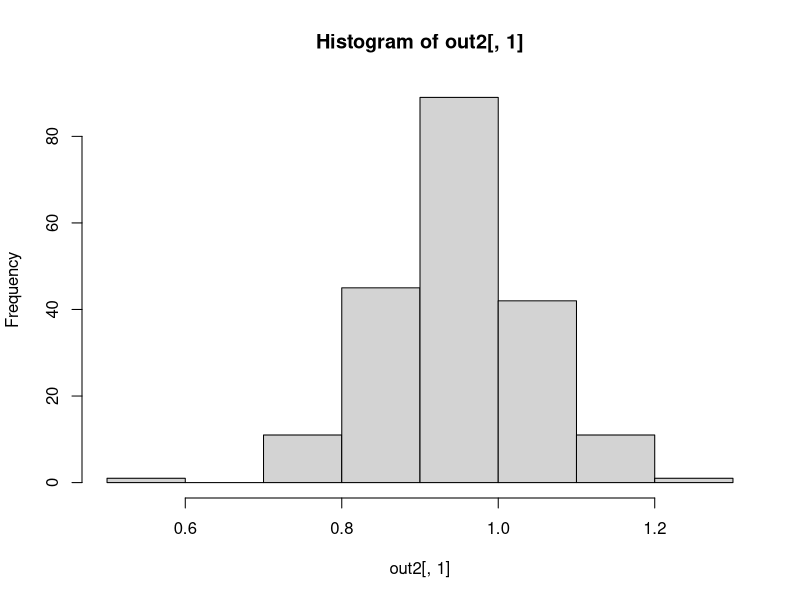
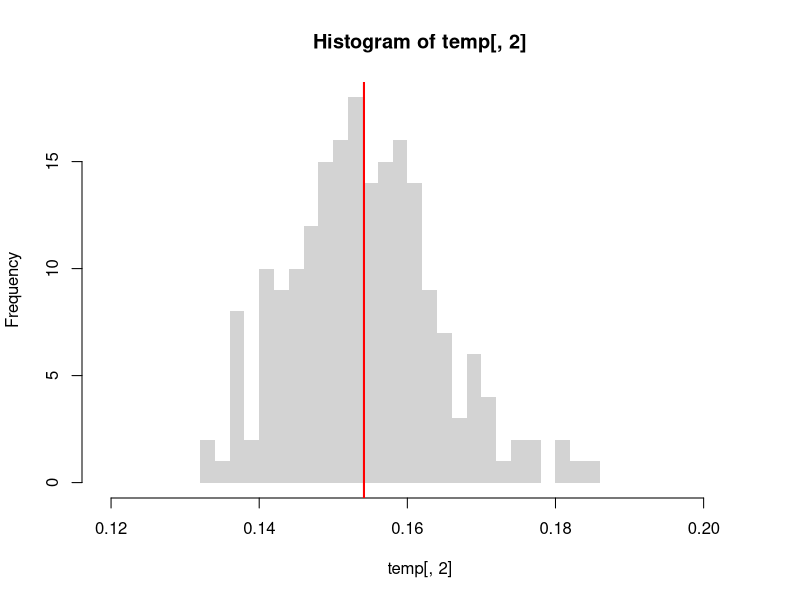
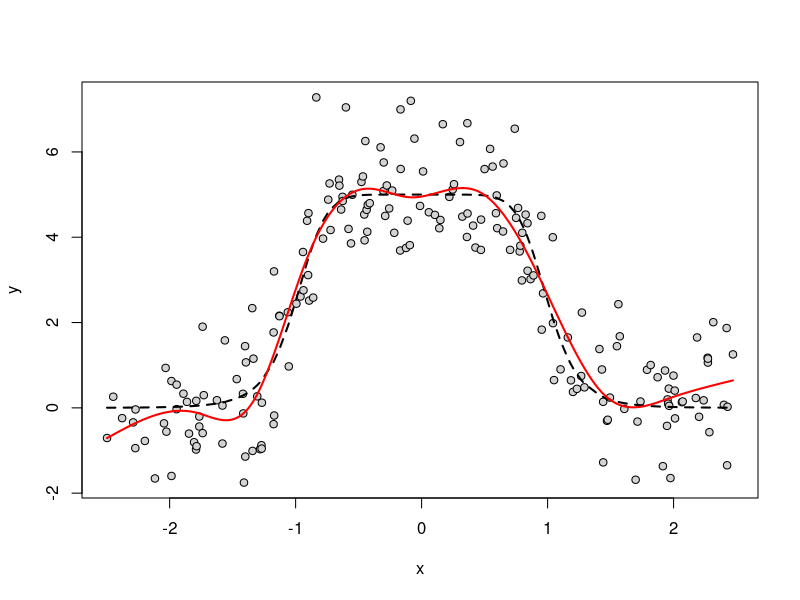
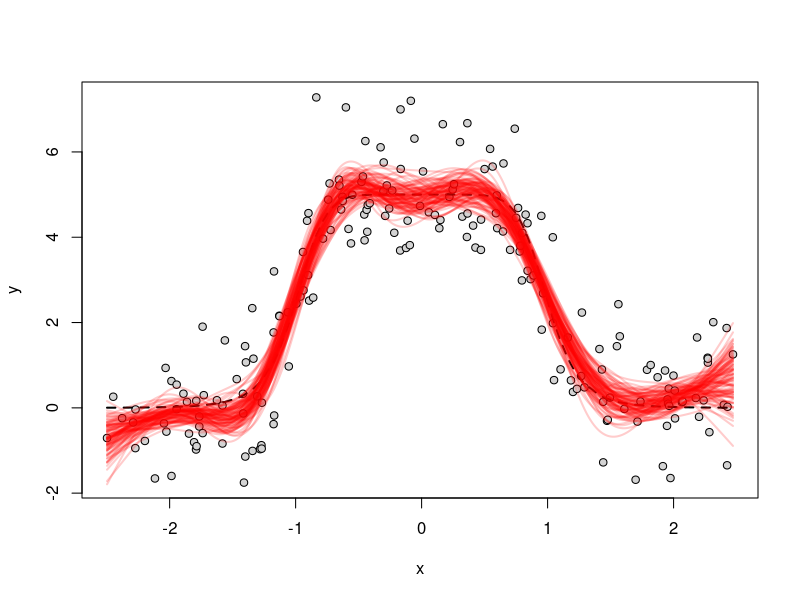
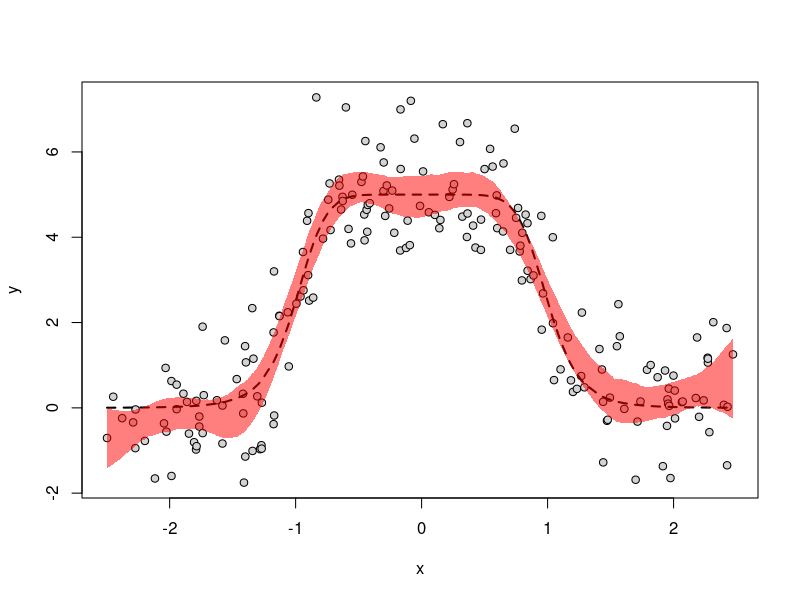
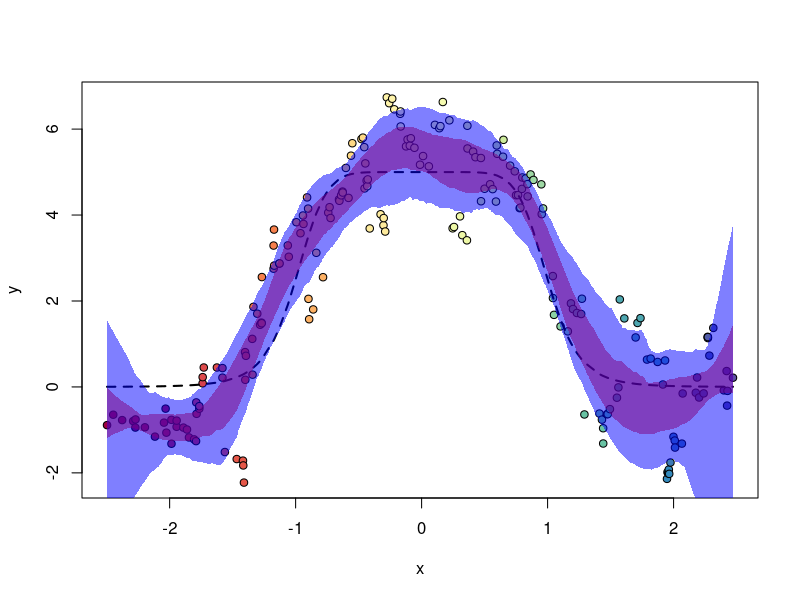
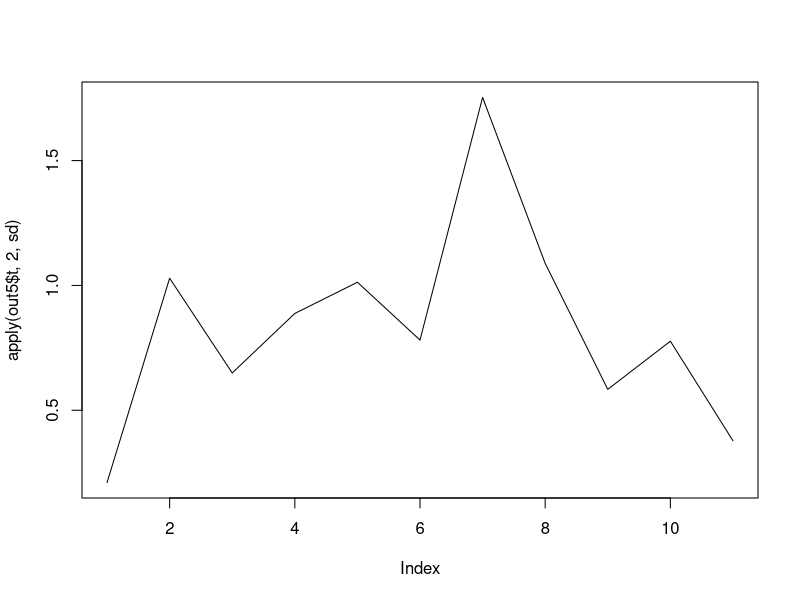

These figures' R source, in order:
#===============================================================================
# AEM 6850
# Resampling techniques
#===============================================================================

# bootstrap is good for capturing the uncertainty in data
# cross validation is good for prediction (model selection)
# 5. is for robustness tests

# = = = = = = = = = = = = = = = = = = = = = = = = = = = = = = = = = = = = = = =
# 1). Preliminary -----
# = = = = = = = = = = = = = = = = = = = = = = = = = = = = = = = = = = = = = = =

# Clean up workspace and load or install necessary packages if necessary
  rm(list=ls())
  want <- c("RColorBrewer","splines", "boot")
  need <- want[!(want %in% installed.packages()[,"Package"])]
  if (length(need)) install.packages(need)
  lapply(want, function(i) require(i, character.only=TRUE))
  rm(want, need)

# = = = = = = = = = = = = = = = = = = = = = = = = = = = = = = = = = = = = = = =
# 2). Main code -----
# = = = = = = = = = = = = = = = = = = = = = = = = = = = = = = = = = = = = = = =

# 1. Bootstrapping confidence interval -----

# "Pull yourself up by your bootstraps" is an idiomatic expression meaning that
# you will have to undertake a seemingly impossible challenge without outside
# assistance. In statistics "bootstrapping" has a similar connotation: you are
# basically going to learn about the population from which you obtained a sample
# without actually getting your hands on the population, just dealing with the
# sample you have in your hands.

# The idea behind a bootstrap is to treat the sample like the population
# and to generate "resampled" samples from your sample many times (bootstrapped
# samples) and analyze the distribution of those new sample statistics.

# Bootstrapping is the process of obtaining (via random sampling with replacement)
# multiple sub-samples from the original sample (same size), and then calculating
# sampling distributions of specific sample statistics using this new collection
# of resampled (bootstrapped) samples.

# Reshuffle the sample **WITH** replacement (some values may be repeated)

# Boostrapping is particularly useful when you have to compute the SEs of a complicated
# statistic and you don't have a tractable way of computing it analytically.

# You can use bootstrapping techniques in a regression context. Similarly,
# the idea is to think your dataset as a sample of a broader population. So the
# simplest bootstrap consists on resampling observations in your data. There are
# many other types of bootstraps for regression purposes that allow for dependence
# in the data (e.g. clustering), heteroscedasticity, etc. We will cover just the
# basics here.

# Settings
  n <- 500
  b0 <- 1
  b1 <- 1
  data <- data.frame(x1=runif(n,-1,1))
  X <- cbind(1,data$x1)
  sig <- 2
  vc_beta <- sig^2 * solve( t(X) %*% X) #variance-covariance matrix
  # assume errors are IID

  se <- sqrt(diag(vc_beta)) #population estimates "True" (not estimates)

# Create fake dataset
  e <- rnorm(n, sd = sig)
  data$y <- b0 + b1 * data$x1 + e

# Regression analysis with full data
  beta <- solve( t(X) %*% X ) %*% t(X) %*% as.matrix(data$y) # by hand
  reg <- lm(y~x1, data) # canned code
  summary(reg)
  coef(reg)
  se.est <- sqrt(diag(vcov(reg))) # SE estimate

# Reshuffle the data with replacement
  newid <- sample(1:nrow(data), nrow(data), replace=T)
  newdata <- data[newid,] # first bootstrap
  dim(newdata)
  reg <- lm(y~x1, newdata)
  coef(reg) # different than first estimate

# Now repeat this many times
  B <- 200 # number of bootstraps
  set.seed(123)
  out2 <- sapply(1:B, function(b) {
    newid <- sample(1:nrow(data), nrow(data), replace=T)
    newdata <- data[newid,]
    reg <- lm(y~x1, newdata)
    coef(reg)
  })
  out2 <- t(out2)

# Compare true SE, with estimated SE with OLS, and SD of the bootstrapped coefficients
  se # true
  se.est # OLS estimate
  apply(out2,2,sd) # SD of bootstrapped coefs

  hist(out2[,1])

# You can use the the Std Dev of all the boostrapped coefficients as an estimate
# of the standard error of the coefficient (the boostrapped SE)
# bootstrap only predicts the variation in the same, we can't apply to whole population


# = = = = = = = = = = = = = = = = = = = = = = = = = = = = = = = = = = = = = = =
# JOINT EXERCISE: Build an MC simulation to illustrate that boostrapping yields
# standard error estimate around the true value.

# Do 1 simulation

  # Create fake dataset
  e <- rnorm(n, sd = sig)
  data$y <- b0 + b1 * data$x1 + e

  # Do bootstrap
  B <- 200
  out2 <- sapply(1:B, function(b) {
    newid <- sample(1:nrow(data), nrow(data), replace=T)
    newdata <- data[newid,]
    reg <- lm(y~x1, newdata)
    coef(reg)
  })
  out2 <- t(out2)
  apply(out2,2,sd)

# Now repeat 100-200 simulations
# (you'll have 200 bootstraps for each simulation, so this will take time)

  nsims <- 200
  set.seed(123)
  temp <- lapply(1:nsims, function(i) {

    print(i)

    # Create fake dataset
    e <- rnorm(n, sd = sig)
    data$y <- b0 + b1 * data$x1 + e

    # Do bootstrap
    B <- 200
    out2 <- sapply(1:B, function(b) {
      newid <- sample(1:nrow(data), nrow(data), replace=T)
      newdata <- data[newid,]
      reg <- lm(y~x1, newdata)
      coef(reg)
    })
    out2 <- t(out2)
    apply(out2,2,sd)

  })
  temp <- do.call("rbind", temp)

# Compare bootsrapped SEs with the true one
  colMeans(temp) # bootstrapped
  se # true

# Plot distribution of the bootsrapped SEs
  hist(temp[,2], border=NA, breaks=25, xlim=range(temp[,2]) * c(0.9,1.1))
  abline(v=se, col="red", lwd=2)
# = = = = = = = = = = = = = = = = = = = = = = = = = = = = = = = = = = = = = = =


# 2. Bootstrapping confidence bands -----

# Let's generate a fake dataset
  n <- 200
  f <- function(x,k=5,a=4) k / (1+x^(2*a))

  set.seed(123)
  data <- data.frame(x=runif(n,-2.5,2.5))
  data <- data[order(data$x),,drop=F]
  e <- rnorm(n,sd=1)
  data$y <- f(data$x) + e

  plot(data, pch=21, col="black", bg="lightgrey")
  lines(data$x,f(data$x), lty=2, lwd=2)

# Run model

  ?ns # cubic spline

  df <- 10

  reg <- lm(y~ns(x, df=df), data)

# Fitted values

  newdata <- data.frame(x=seq(min(data$x),max(data$x), length.out=n*10))

  lines(newdata$x, predict(reg, newdata), col="red", lwd=2)

# Generate a confidence band around this response function with a bootsrap
# The strategy consists on reshuffling the data points in the dataset

  newid <- sample(1:nrow(data), nrow(data), replace=T)

  reg <- lm(y~ns(x, df=df), data[newid,])

# Do this many times and plot the response functions

  plot(data, pch=21, col="black", bg="lightgrey")
  lines(data$x,f(data$x), lty=2, lwd=2)

  B <- 100
  lapply(1:B, function(b) {

    newid <- sample(1:nrow(data), nrow(data), replace=T)

    reg <- lm(y~ns(x, df=df), data[newid,])

    newdata <- data.frame(x=seq(min(data$x),max(data$x), length.out=n*10))

    lines(newdata$x, predict(reg, newdata), col=adjustcolor("red", alpha.f=.2), lwd=2)

  })

# Plot the point-wise confidence band around the estimate

  # Plot with data
  plot(data, pch=21, col="black", bg="lightgrey")
  lines(data$x,f(data$x), lty=2, lwd=2)

  # Compute bootstraped responses
  B <- 500
  responses <- t(sapply(1:B, function(b) {

    newid <- sample(1:nrow(data), nrow(data), replace=T)

    reg <- lm(y~ns(x, df=df), data[newid,])

    newdata <- data.frame(x=seq(min(data$x),max(data$x), length.out=n*10))

    predict(reg, newdata)

  }))

  # Draw the band
  x <- seq(min(data$x),max(data$x), length.out=n*10)
  ci <- apply(responses,2, function(x) quantile(x, c(.025,.975)))
  polygon(x=c(x,rev(x)),y=c(ci[1,],rev(ci[2,])), col=adjustcolor("red",alpha.f=.5), border=NA)


# 3. Block Bootstrap for dependent data -------

# One of the assumptions of the previous bootstrap is that observations are
# *independent*. However, it is possible that neighboring observations have
# some unobservable component that makes them "bunch" together. The bootstrapping
# procedure you develop should account for this type of dependence.

# New example with dependent data
  n <- 200
  g <- 40 # number of clusters
  f <- function(x,k=5,a=4) k / (1+x^(2*a))

  set.seed(123)
  data <- data.frame(x=runif(n,-2.5,2.5))
  data <- data[order(data$x),,drop=F]
  e1 <- rnorm(n,sd=.25)
  e2 <- rep(rnorm(g,sd=1), each=n/g) #two error components
  cluid <- rep(1:g, each=n/g)
  data$y <- f(data$x) + (e1+e2)

  colors <- colorRampPalette(brewer.pal(11,"Spectral"))(g)

  # Visualize the bunching of neighboring observations
  plot(data, pch=21, col="black", bg=colors[cluid]) #colors are same clusters/groups
  lines(data$x,f(data$x), lty=2, lwd=2)

# Do a bootstrap ignoring the data dependence

  B <- 500
  res3a <- t(sapply(1:B, function(b) {

    newid <- sample(1:nrow(data), nrow(data), replace=T)

    reg <- lm(y~ns(x, df=df), data[newid,])

    newdata <- data.frame(x=seq(min(data$x),max(data$x), length.out=n*10))

    predict(reg, newdata)

  }))

  # Draw the band
  x <- seq(min(data$x),max(data$x), length.out=n*10)
  ci <- apply(res3a,2, function(x) quantile(x, c(.025,.975)))
  polygon(x=c(x,rev(x)),y=c(ci[1,],rev(ci[2,])), col=adjustcolor("red",alpha.f=.5), border=NA)

# Is the confidence band too wide? narrow?

# Do a "block bootstrap" accounting for data dependence
# The "trick" is to resample *clusters* of obs, not individual obs

  B <- 500
  res3b <- t(sapply(1:B, function(b) {

    newcluid <- sample(unique(cluid), length(unique(cluid)), replace=T)

    newid <- sapply(newcluid, function(i) {
      (1:nrow(data))[cluid==i]

      # samples by groups instead of individual observations
    })

    reg <- lm(y~ns(x, df=df), data[newid,])

    newdata <- data.frame(x=seq(min(data$x),max(data$x), length.out=n*10))

    predict(reg, newdata)

  }))

  # Draw the band
  x <- seq(min(data$x),max(data$x), length.out=n*10)
  ci <- apply(res3b,2, function(x) quantile(x, c(.025,.975)))
  polygon(x=c(x,rev(x)),y=c(ci[1,],rev(ci[2,])), col=adjustcolor("blue",alpha.f=.5), border=NA)

# What do you notice now? Is the confidence band too wide? narrow?

# decreases our confidence in the samples because the band increases

  # 4. Canned bootstrapping in R -----

  # Settings
  n <- 500
  b0 <- 1
  b1 <- 1
  data <- data.frame(x1=runif(n,-1,1))
  X <- cbind(1,data$x1)
  sig <- 2

  # Create fake dataset
  e <- rnorm(n, sd = sig)
  data$y <- b0 + b1 * data$x1 + e

  # Regression analysis with full data
  reg <- lm(y~x1, data)
  summary(reg)
  coef(reg)

  # Bootstrap by hand
  set.seed(123)
  B <- 200
  out4 <- sapply(1:B, function(b) {
    newid <- sample(1:nrow(data), nrow(data), replace=T)
    newdata <- data[newid,]
    reg <- lm(y~x1, newdata)
    coef(reg)
  })
  out4 <- t(out4)
  head(out4)
  apply(out4,2,sd)
  colMeans(out4)

  # Canned bootstrap
  ?boot

  mycoefs <- function(dat, indices) {
    coefs <- coef(lm(y~x1, dat[indices,]))
    return(coefs)
  }

  set.seed(123)
  out4b <- boot(data, mycoefs, R=200)

  # Check it out
  out4b # original is the coef in the original regression
  coef(reg)
  out4b$t # look at all the bootstrapped estimates
  out4b
  apply(out4b$t, 2, sd) # this is the bootstrapped SE
  coef(reg) - colMeans(out4b$t) # this is the bias

  # Compare canned bootstrap to ours
  out4b
  apply(out4,2,sd) # not exactly the same cause the observations are resampled differently
  colMeans(out4)

  # 5. Canned bootstrapping with dependent data in R -----

  # New example with dependent data
  n <- 200
  g <- 40 # number of clusters
  f <- function(x,k=5,a=4) k / (1+x^(2*a))

  set.seed(123)
  data <- data.frame(x=runif(n,-2.5,2.5))
  data <- data[order(data$x),,drop=F]
  e1 <- rnorm(n,sd=.25)
  e2 <- rep(rnorm(g,sd=1), each=n/g)
  cluid <- rep(1:g, each=n/g)
  data$y <- f(data$x) + (e1+e2)

  # Regression function
  mycoefs2 <- function(dat, indices) {
    df <- 10
    coefs <- coef(lm(y~ns(x, df=df), dat[indices,]))
  }

  # Normal bootstrap (ignoring dependence)
  set.seed(123)
  out5 <- boot(data, mycoefs2, R=200)
  out5

  # Bootstrap accounting for dependence
  ?boot
  out5b <- boot(data, mycoefs2, R=200, strata=cluid)
  out5b

  # Now compare the SEs

  plot(apply(out5$t, 2, sd), type = "l")





